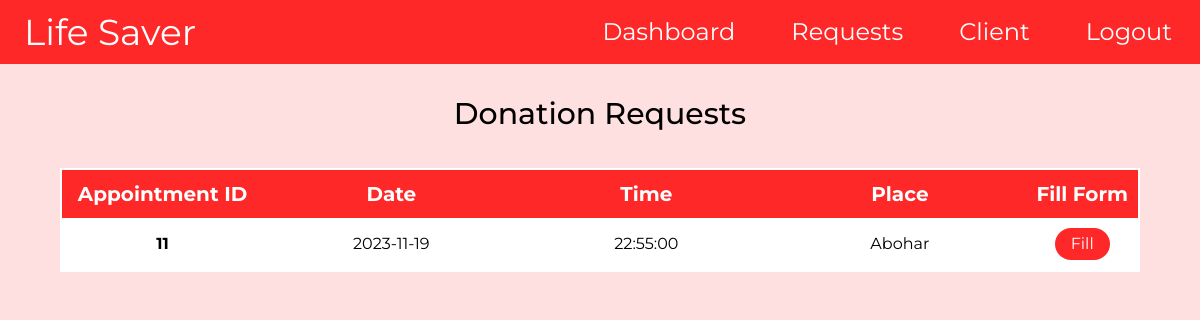
Screenshot of /DRequests (signed in) with the database file from the repository.
### app/models.py (models this page shows)
class DonationAppointment(UserMixin,db.Model):
    appointment_id = db.Column(db.Integer, primary_key=True, autoincrement=True)
    donor_id = db.Column(db.Integer, db.ForeignKey('donor.donor_id'), nullable=False)
    appointment_date = db.Column(db.Date, nullable=False)
    appointment_time = db.Column(db.Time, nullable=False)
    place = db.Column(db.String(20), nullable=False)
    ddone = db.Column(db.Boolean, default=False)
    donor = db.relationship('Donor', backref='appointments')

### app/routes.py (the view)
@app.route('/DRequests')
@login_required
@admin_required
def Drequests():
    current_day = datetime.now().date()
    ua = DonationAppointment.query.filter(DonationAppointment.appointment_date <= current_day).all()
    return render_template('Admin/Admin_DRequests.html',ua = ua)

### app/models.py (called while the page is built)
    def has_role(self, role):
        return role in self.roles

### app/routes.py (called while the page is built)
def admin_required(f):
    @wraps(f)
    def decorated_function(*args, **kwargs):
        if current_user.is_authenticated :
            if current_user.has_role('admin'):
                return f(*args, **kwargs)
            else:
                return redirect(url_for('index'))
        else:
            return redirect(url_for('index'))
    return decorated_function

@login_manager.user_loader
def load_user(user_id):
    donor = RDonor.query.get(user_id)
    if donor:
        return donor
    hospital = RHospital.query.get(user_id)
    if hospital:
        return hospital
    admin = AdminUser.query.get(user_id)
    if admin:
        return admin
    return None

### app/templates/Admin/Admin_DRequests.html (shortened to what this page needs)
<!DOCTYPE html>
<html lang="en" class="box-border scroll-smooth focus:scroll-auto">
<head>
  <script src="https://cdn.tailwindcss.com"></script>
  <link rel="stylesheet" href="{{ url_for('static', filename='profile.css') }}" />
</head>
<body class="dreq-body bg-[#ffe0e0]">
  <nav class="bg-[#FF2828] w-full flex py-[12px] text-white text-[24px] max-[830px]:hidden ">
    <div
      class="flex items-center w-[20%] ml-6 text-4xl hover:tracking-[0.1em] transition-all duration-700 cursor-pointer">
      <a href="{{ url_for('index') }}">Life Saver</a>
    </div>
    <div class="flex w-[80%] justify-end items-center">
      <div class="cursor-pointer hover:border-b-2 hover:border-white transition-all duration-100 mx-7">
        <a href="{{ url_for('Admin') }}">Dashboard</a>
      </div>
      <div class="nav-btn p-dropdown ap-req-dropdown input">
        <div class="temp flex items-center">
          <button class="inline mx-[28px]" onclick="showItemS()">
            <div class="hover:border-b-2 hover:border-white transition-all duration-100">Requests</div>
          </button>
        </div>
      </div>
      <div class="nav-btn2 p-dropdown ap-client-dropdown input">
        <div class="temp flex items-center">
          <button class="inline mx-[28px]" onclick="showItemSClient()">
            <div id="profile-pic-main" class="hover:border-b-2 hover:border-white transition-all duration-100">Client
            </div>
          </button>
        </div>
      </div>
      <div class="cursor-pointer hover:border-b-2 hover:border-white transition-all duration-100 mx-7">
        <a href="{{ url_for('logout') }}">Logout</a>
      </div>
    </div>
  </nav>
  <div class="my-8  text-3xl font-medium text-center">Donation Requests</div>
  <div class="mt-8 flex justify-center mb-[4rem]">
    <div class="a-right w-[90%] pt-1 overflow-x-scroll t-scroll">
      <table>
        <tr>
          <th class="bg-[#ff2828] text-white text-xl ">Appointment ID</th>
          <th class="bg-[#ff2828] text-white text-xl ">Date</th>
          <th class="bg-[#ff2828] text-white text-xl ">Time</th>
          <th class="bg-[#ff2828] text-white text-xl ">Place</th>
          <th class="bg-[#ff2828] text-white text-xl ">Fill Form</th>
        </tr>
        {% for appo in ua%}
        {% if appo.ddone == False %}
        <tr>
          <td class="font-bold">{{ appo.appointment_id}}</td>
          <td>{{ appo.appointment_date }}</td>
          <td>{{ appo.appointment_time }}</td>
          <td>{{ appo.place }}</td>
          <td>
            <button class="fill-form bg-[#ff2828] px-4 py-1 text-[#fff] rounded-2xl"
              onclick="OpenForm( '{{ appo.appointment_id }}','{{ appo.appointment_date }}' )">
              Fill
            </button>
          </td>
        </tr>
        {% endif %}
        {% endfor %}
      </table>
    </div>
  </div>
</body>
</html>

### app/static/profile.css (style rules this page uses)
body { font-family: 'Montserrat', sans-serif; }
:root { --text-sm:1rem; --text-md:2rem; --text-lg:2.5rem; --text-elg:3rem; --text-xxl:3.5rem; --border-rad-main:1.5rem; --border-rad:2rem; --primary-color:#ff2828; }
.p-dropdown { position: relative; }
table { border-collapse: collapse; width: 100%; }
th, td { padding: 10px; text-align: center; }
th { background-color: #FF2828; color: white; }
td { color:black; }
.a-right th, .a-right td { border: none; padding: 10px; text-align: center; }
.a-right tr:nth-child(even) { background-color: white; }
.a-right table { border:2px solid white; }
th:nth-child(1), td:nth-child(1) { width: 30%; }
th:nth-child(2), td:nth-child(2) { width: 30%; }
th:nth-child(3), td:nth-child(3) { width: 20%; }
th:nth-child(4), td:nth-child(4) { width: 25%; }
.a-right th:nth-child(1),.a-right td:nth-child(1) { width: 19%; }
.a-right th:nth-child(2),.a-right td:nth-child(2) { width: 27%; }
.a-right th:nth-child(3),.a-right td:nth-child(3) { width: 27%; }
.a-right th:nth-child(4),.a-right td:nth-child(4) { width: 27%; }
th,td { white-space: nowrap; }

### rows the page displays
DonationAppointment: appointment_id "11", appointment_date "2023-11-19", appointment_time "22:55:00", place "Abohar"
